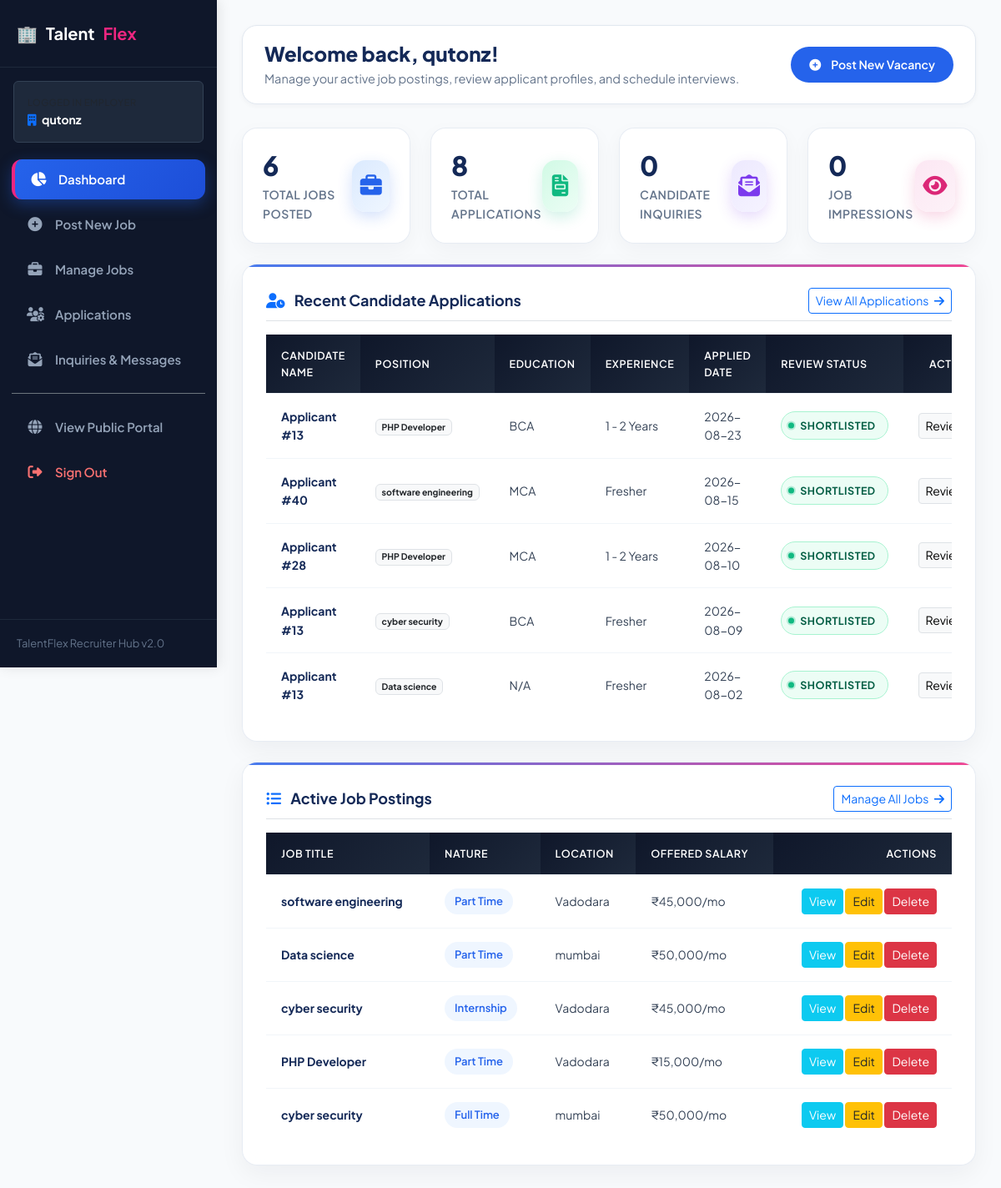
The app's page /company/com_dashboard.php (signed in) with its own data.
### tables this page shows
CREATE TABLE `application` (
  `id` int(100) NOT NULL,
  `job_id` int(100) NOT NULL,
  `company_name` varchar(100) NOT NULL,
  `user_id` int(11) NOT NULL,
  `user_name` varchar(100) NOT NULL,
  `email` varchar(100) NOT NULL,
  `mobile` varchar(15) NOT NULL,
  `education` varchar(50) NOT NULL,
  `experience` varchar(100) NOT NULL,
  `skills` varchar(255) NOT NULL,
  `resume` varchar(255) NOT NULL,
  `apply_date` date NOT NULL,
  `status` varchar(255) NOT NULL,
  `message` text NOT NULL
);

CREATE TABLE `comadd_job` (
  `id` int(20) NOT NULL,
  `c_id` int(20) NOT NULL,
  `com_name` varchar(30) NOT NULL,
  `job_title` varchar(40) NOT NULL,
  `job_type` varchar(40) NOT NULL,
  `location` varchar(50) NOT NULL,
  `salary` int(50) NOT NULL,
  `description` text NOT NULL,
  `views` int(11) NOT NULL
);

### company/com_dashboard.php (the view, shortened to what this page needs)
<?php
include('db.php');
$company = $_SESSION['company_name'];
$company_safe = mysqli_real_escape_string($conn, $company);
$job_q = mysqli_query($conn, "SELECT COUNT(*) as cnt FROM comadd_job WHERE com_name='$company_safe'");
$total_jobs = ($job_q) ? mysqli_fetch_assoc($job_q)['cnt'] : 0;
$app_q = mysqli_query($conn, "SELECT COUNT(*) as cnt FROM application a JOIN comadd_job j ON a.job_id=j.id WHERE j.com_name='$company_safe'");
$total_application = ($app_q) ? mysqli_fetch_assoc($app_q)['cnt'] : 0;
$msg_q = mysqli_query($conn, "SELECT COUNT(*) as cnt FROM contact_messages WHERE company_name='$company_safe'");
$total_messages = ($msg_q) ? mysqli_fetch_assoc($msg_q)['cnt'] : 0;
$view_q = mysqli_query($conn, "SELECT SUM(views) AS total FROM comadd_job WHERE com_name='$company_safe'");
$total_views = ($view_q) ? (mysqli_fetch_assoc($view_q)['total'] ?? 0) : 0;
if (empty($total_views)) { $total_views = 0; }
$recent_apps_sql = "SELECT a.*, j.job_title
                    FROM application a
                    JOIN comadd_job j ON a.job_id=j.id
                    WHERE j.com_name='$company_safe'
                    ORDER BY a.id DESC LIMIT 5";
$recent_apps = mysqli_query($conn, $recent_apps_sql);
$recent_jobs_sql = "SELECT * FROM comadd_job WHERE com_name='$company_safe' ORDER BY id DESC LIMIT 5";
$recent_jobs = mysqli_query($conn, $recent_jobs_sql);
?>
<!DOCTYPE html>
<html lang="en">
<head>
    <link href="https://cdn.jsdelivr.net/npm/bootstrap@5.3.3/dist/css/bootstrap.min.css" rel="stylesheet">
    <link rel="stylesheet" href="https://cdnjs.cloudflare.com/ajax/libs/font-awesome/6.5.2/css/all.min.css">
    <link rel="stylesheet" href="../assets/css/portal-custom.css">
</head>
<body style="background: #f1f5f9; display: flex; flex-direction: column; min-height: 100vh;">
    <?php include('sidebar.php'); ?>
    <div class="portal-dashboard-main">
        <div class="dashboard-topbar">
            <div>
                <h2 style="font-size: 24px; font-weight: 800; color: var(--tf-navy); margin-bottom: 4px;">
                    Welcome back, <?php echo htmlspecialchars($company); ?>!
                </h2>
                <p style="color: var(--tf-text-muted); font-size: 14.5px; margin: 0;">
                    Manage your active job postings, review applicant profiles, and schedule interviews.
                </p>
            </div>
            <div>
                <a href="comadd_job.php" class="btn-tf-primary" style="padding: 10px 22px; font-size: 14px;">
                    <i class="fas fa-plus-circle me-1"></i> Post New Vacancy
                </a>
            </div>
        </div>
        <div class="row g-4 mb-4">
            <div class="col-xl-3 col-md-6 col-12">
                <div class="stat-card-modern">
                    <div class="stat-card-info">
                        <h3><?php echo number_format($total_jobs); ?></h3>
                        <p>Total Jobs Posted</p>
                    </div>
                    <div class="stat-card-icon icon-blue">
                        <i class="fas fa-briefcase"></i>
                    </div>
                </div>
            </div>
            <div class="col-xl-3 col-md-6 col-12">
                <div class="stat-card-modern">
                    <div class="stat-card-info">
                        <h3><?php echo number_format($total_application); ?></h3>
                        <p>Total Applications</p>
                    </div>
                    <div class="stat-card-icon icon-green">
                        <i class="fas fa-file-invoice"></i>
                    </div>
                </div>
            </div>
            <div class="col-xl-3 col-md-6 col-12">
                <div class="stat-card-modern">
                    <div class="stat-card-info">
                        <h3><?php echo number_format($total_messages); ?></h3>
                        <p>Candidate Inquiries</p>
                    </div>
                    <div class="stat-card-icon icon-purple">
                        <i class="fas fa-envelope-open-text"></i>
                    </div>
                </div>
            </div>
            <div class="col-xl-3 col-md-6 col-12">
                <div class="stat-card-modern">
                    <div class="stat-card-info">
                        <h3><?php echo number_format($total_views); ?></h3>
                        <p>Job Impressions</p>
                    </div>
                    <div class="stat-card-icon icon-pink">
                        <i class="fas fa-eye"></i>
                    </div>
                </div>
            </div>
        </div>
        <div class="portal-card mb-4">
            <div class="d-flex justify-content-between align-items-center mb-3 pb-2 border-bottom">
                <h4 style="font-size: 18px; font-weight: 700; color: var(--tf-navy); margin: 0;">
                    <i class="fas fa-user-clock text-primary me-2"></i> Recent Candidate Applications
                </h4>
                <a href="comapplication.php" class="btn btn-sm btn-outline-primary">
                    View All Applications <i class="fas fa-arrow-right ms-1"></i>
                </a>
            </div>
            <?php if ($recent_apps && mysqli_num_rows($recent_apps) > 0) { ?>
                <div class="table-responsive">
                    <table class="table-portal">
                        <thead>
                            <tr>
                                <th>Candidate Name</th>
                                <th>Position</th>
                                <th>Education</th>
                                <th>Experience</th>
                                <th>Applied Date</th>
                                <th>Review Status</th>
                                <th class="text-end">Action</th>
                            </tr>
                        </thead>
                        <tbody>
                            <?php while ($app = mysqli_fetch_assoc($recent_apps)) { ?>
                                <tr>
                                    <td>
                                        <strong style="color: var(--tf-navy);">
                                            <?php echo htmlspecialchars($app['user_name'] ?: 'Applicant #' . $app['user_id']); ?>
                                        </strong>
                                    </td>
                                    <td>
                                        <span class="badge bg-light text-dark border">
                                            <?php echo htmlspecialchars($app['job_title']); ?>
                                        </span>
                                    </td>
                                    <td><?php echo htmlspecialchars($app['education'] ?: 'N/A'); ?></td>
                                    <td><?php echo htmlspecialchars($app['experience'] ?: 'Fresher'); ?></td>
                                    <td><?php echo htmlspecialchars($app['apply_date']); ?></td>
                                    <td>
                                        <?php if (stripos($app['status'], 'Accepted') !== false) { ?>
                                            <span class="badge-status badge-status-accepted">Shortlisted</span>
                                        <?php } elseif (stripos($app['status'], 'Rejected') !== false) { ?>
                                            <span class="badge-status badge-status-rejected">Rejected</span>
                                        <?php } else { ?>
                                            <span class="badge-status badge-status-pending">Pending</span>
                                        <?php } ?>
                                    </td>
                                    <td class="text-end">
                                        <a href="comapplication.php" class="btn btn-sm btn-light border">
                                            Review
                                        </a>
                                    </td>
                                </tr>
                            <?php } ?>
                        </tbody>
                    </table>
                </div>
            <?php } ?>
        </div>
        <div class="portal-card">
            <div class="d-flex justify-content-between align-items-center mb-3 pb-2 border-bottom">
                <h4 style="font-size: 18px; font-weight: 700; color: var(--tf-navy); margin: 0;">
                    <i class="fas fa-list-ul text-primary me-2"></i> Active Job Postings
                </h4>
                <a href="commy_job.php" class="btn btn-sm btn-outline-primary">
                    Manage All Jobs <i class="fas fa-arrow-right ms-1"></i>
                </a>
            </div>
            <?php if ($recent_jobs && mysqli_num_rows($recent_jobs) > 0) { ?>
                <div class="table-responsive">
                    <table class="table-portal">
                        <thead>
                            <tr>
                                <th>Job Title</th>
                                <th>Nature</th>
                                <th>Location</th>
                                <th>Offered Salary</th>
                                <th class="text-end">Actions</th>
                            </tr>
                        </thead>
                        <tbody>
                            <?php while ($jb = mysqli_fetch_assoc($recent_jobs)) { ?>
                                <tr>
                                    <td>
                                        <strong style="color: var(--tf-navy);">
                                            <?php echo htmlspecialchars($jb['job_title']); ?>
                                        </strong>
                                    </td>
                                    <td>
                                        <span class="pill-meta pill-type"><?php echo htmlspecialchars($jb['job_type']); ?></span>
                                    </td>
                                    <td><?php echo htmlspecialchars($jb['location']); ?></td>
                                    <td>₹<?php echo number_format($jb['salary']); ?>/mo</td>
                                    <td class="text-end">
                                        <a href="view.php?id=<?php echo $jb['id']; ?>" class="btn btn-sm btn-info text-white">View</a>
                                        <a href="edit.php?id=<?php echo $jb['id']; ?>" class="btn btn-sm btn-warning text-dark">Edit</a>
                                        <a href="delete.php?id=<?php echo $jb['id']; ?>" class="btn btn-sm btn-danger" onclick="return confirm('Delete this job?')">Delete</a>
                                    </td>
                                </tr>
                            <?php } ?>
                        </tbody>
                    </table>
                </div>
            <?php } ?>
        </div>
    </div>
</body>
</html>

### records on screen
application: user_name+user "Applicant #13", comadd_job.job_title "PHP Developer", education "BCA", experience "1 - 2 Years", apply_date "2026-08-23", shows "SHORTLISTED"
application: user_name+user "Applicant #40", comadd_job.job_title "software engineering", education "MCA", experience "Fresher", apply_date "2026-08-15", shows "SHORTLISTED"
application: user_name+user "Applicant #28", comadd_job.job_title "PHP Developer", education "MCA", experience "1 - 2 Years", apply_date "2026-08-10", status "SHORTLISTED"
application: user_name+user "Applicant #13", comadd_job.job_title "cyber security", education "BCA", experience "Fresher", apply_date "2026-08-09", shows "SHORTLISTED"
application: user_name+user "Applicant #13", comadd_job.job_title "Data science", education "N/A", experience "Fresher", apply_date "2026-08-02", status "SHORTLISTED"
comadd_job: job_title "software engineering", job_type "Part Time", location "Vadodara", salary "45,000"
comadd_job: job_title "Data science", job_type "Part Time", location "mumbai", salary "50,000"
comadd_job: job_title "cyber security", job_type "Internship", location "Vadodara", salary "45,000"
comadd_job: job_title "PHP Developer", job_type "Part Time", location "Vadodara", salary "15,000"
comadd_job: job_title "cyber security", job_type "Full Time", location "mumbai", salary "50,000"

### other values on screen
$_SESSION['company_name'] "qutonz"
$company "qutonz"
$total_jobs "6"
$total_application "8"
$total_messages "0"
$total_views "0"
